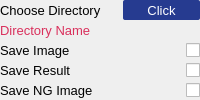
                <widget class="QWidget" name="page_4">
                 <property name="font">
                  <font>
                   <pointsize>15</pointsize>
                  </font>
                 </property>
                 <layout class="QGridLayout" name="gridLayout_8">
                  <property name="leftMargin">
                   <number>0</number>
                  </property>
                  <property name="topMargin">
                   <number>0</number>
                  </property>
                  <property name="rightMargin">
                   <number>0</number>
                  </property>
                  <property name="bottomMargin">
                   <number>0</number>
                  </property>
                  <property name="spacing">
                   <number>0</number>
                  </property>
                  <item row="4" column="0" alignment="Qt::AlignLeft">
                   <widget class="QLabel" name="label_15">
                    <property name="font">
                     <font>
                      <family>Arial</family>
                      <pointsize>10</pointsize>
                     </font>
                    </property>
                    <property name="text">
                     <string>Save NG Image</string>
                    </property>
                   </widget>
                  </item>
                  <item row="0" column="0" alignment="Qt::AlignLeft">
                   <widget class="QLabel" name="label_8">
                    <property name="font">
                     <font>
                      <family>Arial</family>
                      <pointsize>10</pointsize>
                     </font>
                    </property>
                    <property name="text">
                     <string>Choose Directory</string>
                    </property>
                   </widget>
                  </item>
                  <item row="0" column="1">
                   <widget class="QPushButton" name="pushButton_2">
                    <property name="sizePolicy">
                     <sizepolicy hsizetype="Preferred" vsizetype="Preferred">
                      <horstretch>0</horstretch>
                      <verstretch>0</verstretch>
                     </sizepolicy>
                    </property>
                    <property name="maximumSize">
                     <size>
                      <width>77</width>
                      <height>16777215</height>
                     </size>
                    </property>
                    <property name="font">
                     <font>
                      <family>Arial</family>
                      <pointsize>10</pointsize>
                     </font>
                    </property>
                    <property name="styleSheet">
                     <string notr="true">QPushButton{
	color: white;
	background-color:#263B90;
	border-radius:2px;
}</string>
                    </property>
                    <property name="text">
                     <string>Click</string>
                    </property>
                   </widget>
                  </item>
                  <item row="2" column="0" alignment="Qt::AlignLeft">
                   <widget class="QLabel" name="label_10">
                    <property name="font">
                     <font>
                      <family>Arial</family>
                      <pointsize>10</pointsize>
                     </font>
                    </property>
                    <property name="text">
                     <string>Save Image</string>
                    </property>
                   </widget>
                  </item>
                  <item row="1" column="0" alignment="Qt::AlignLeft">
                   <widget class="QLabel" name="label_9">
                    <property name="font">
                     <font>
                      <family>Arial</family>
                      <pointsize>10</pointsize>
                     </font>
                    </property>
                    <property name="styleSheet">
                     <string notr="true">	color:#D9305C;
</string>
                    </property>
                    <property name="text">
                     <string>Directory Name</string>
                    </property>
                   </widget>
                  </item>
                  <item row="3" column="0" alignment="Qt::AlignLeft">
                   <widget class="QLabel" name="label_14">
                    <property name="font">
                     <font>
                      <family>Arial</family>
                      <pointsize>10</pointsize>
                     </font>
                    </property>
                    <property name="text">
                     <string>Save Result</string>
                    </property>
                   </widget>
                  </item>
                  <item row="2" column="1" alignment="Qt::AlignRight">
                   <widget class="QCheckBox" name="checkBox">
                    <property name="sizePolicy">
                     <sizepolicy hsizetype="Minimum" vsizetype="Maximum">
                      <horstretch>0</horstretch>
                      <verstretch>0</verstretch>
                     </sizepolicy>
                    </property>
                    <property name="maximumSize">
                     <size>
                      <width>16777215</width>
                      <height>22</height>
                     </size>
                    </property>
                    <property name="text">
                     <string/>
                    </property>
                   </widget>
                  </item>
                  <item row="3" column="1" alignment="Qt::AlignRight">
                   <widget class="QCheckBox" name="checkBox_2">
                    <property name="sizePolicy">
                     <sizepolicy hsizetype="Minimum" vsizetype="Maximum">
                      <horstretch>0</horstretch>
                      <verstretch>0</verstretch>
                     </sizepolicy>
                    </property>
                    <property name="maximumSize">
                     <size>
                      <width>16777215</width>
                      <height>22</height>
                     </size>
                    </property>
                    <property name="text">
                     <string/>
                    </property>
                   </widget>
                  </item>
                  <item row="4" column="1" alignment="Qt::AlignRight">
                   <widget class="QCheckBox" name="checkBox_3">
                    <property name="sizePolicy">
                     <sizepolicy hsizetype="Minimum" vsizetype="Maximum">
                      <horstretch>0</horstretch>
                      <verstretch>0</verstretch>
                     </sizepolicy>
                    </property>
                    <property name="maximumSize">
                     <size>
                      <width>16777215</width>
                      <height>22</height>
                     </size>
                    </property>
                    <property name="text">
                     <string/>
                    </property>
                   </widget>
                  </item>
                 </layout>
                </widget>
